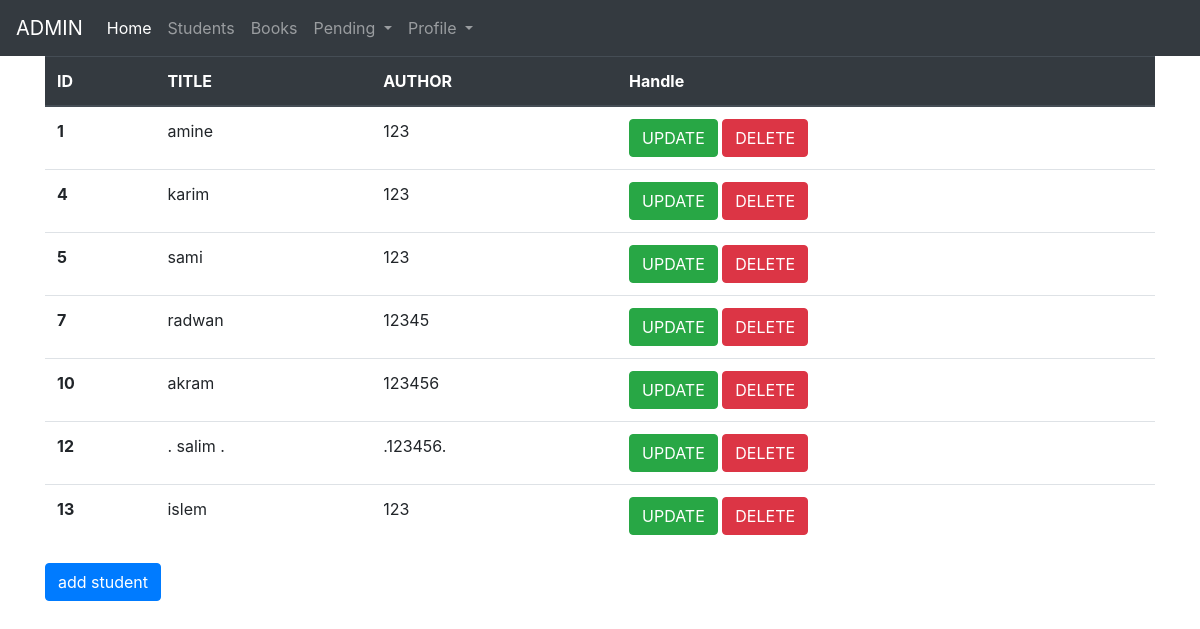
The page /admin/students.php on the database its author committed.
### tables this page shows
CREATE TABLE `students` (
  `id` int(11) NOT NULL,
  `username` varchar(255) NOT NULL,
  `password` varchar(255) NOT NULL,
  `status` int(11) NOT NULL
);

### admin/students.php (the view, shortened to what this page needs)
<?php
include "header.php";
?>
<!DOCTYPE html>
<html>
<head>
</head>
<body>
<div class="container">
<table class="table">
  <thead class="thead-dark">
    <tr>
      <th scope="col">ID</th>
      <th scope="col">TITLE</th>
      <th scope="col">AUTHOR</th>
      <th scope="col">Handle</th>
    </tr>
  </thead>
  <tbody>
    <?php
$stmt="SELECT * from students";
$result=mysqli_query($conn,$stmt);
if ($result) {
	while ($row=mysqli_fetch_assoc($result)) {
		$id=$row['id'];
		$username=$row['username'];
    $password=$row['password'];
		echo '<tr>
      <th scope="row">'.$id.'</th>
      <td>'.$username.'</td>
      <td>'.$password.'</td>
      <td><a class="btn btn-success" href="process.php?page=update&id='.$id.'" >UPDATE</a>
			<a class="btn btn-danger" href="process.php?page=delete&id='.$id.'" >DELETE</a></td>
    </tr>' ;
	}
}
    ?>
  </tbody>
</table>
 <a href="process.php?page=add" class="btn btn-primary">add student</a>
</div>
</body>
</html>

### admin/header.php (shortened to what this page needs)
<!DOCTYPE html>
<html>
<head>
<link rel="stylesheet" href="https://cdn.jsdelivr.net/npm/bootstrap@4.6.1/dist/css/bootstrap.min.css">
</head>
<body>
<nav class="navbar navbar-expand-lg navbar-dark bg-dark">
  <a class="navbar-brand" href="#">ADMIN</a>
  <div class="collapse navbar-collapse" id="navbarNavDropdown">
    <ul class="navbar-nav">
      <li class="nav-item active">
        <a class="nav-link" href="dashbord.php">Home <span class="sr-only">(current)</span></a>
      </li>
      <li class="nav-item">
        <a class="nav-link" href="students.php">Students</a>
      </li>
      <li class="nav-item">
        <a class="nav-link" href="book.php">Books</a>
      </li>
<li class="nav-item dropdown">
        <a class="nav-link dropdown-toggle" href="#" id="navbarDropdownMenuLink" data-toggle="dropdown" aria-haspopup="true" aria-expanded="false">
          Pending
        </a>
      </li>
      <li class="nav-item dropdown">
        <a class="nav-link dropdown-toggle" href="#" id="navbarDropdownMenuLink" data-toggle="dropdown" aria-haspopup="true" aria-expanded="false">
          Profile
        </a>
      </li>
    </ul>
  </div>
</nav>
</body>
</html>

### rows shown on the page
students: id "1", username "amine", password "123"
students: id "4", username "karim", password "123"
students: id "5", username "sami", password "123"
students: id "7", username "radwan", password "12345"
students: id "10", username "akram", password "123456"
students: id "12", username ". salim .", password ".123456."
students: id "13", username "islem", password "123"
